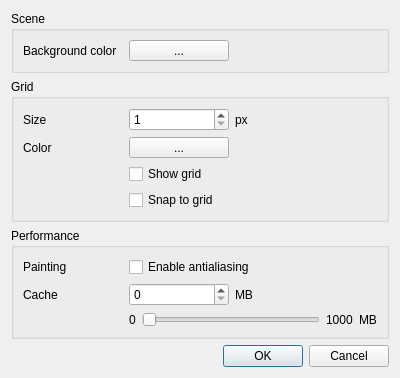
<?xml version="1.0" encoding="UTF-8"?>
<ui version="4.0">
 <class>CSceneOptionsDialog</class>
 <widget class="QDialog" name="CSceneOptionsDialog">
  <property name="geometry">
   <rect>
    <x>0</x>
    <y>0</y>
    <width>400</width>
    <height>367</height>
   </rect>
  </property>
  <property name="windowTitle">
   <string>Scene Options</string>
  </property>
  <layout class="QVBoxLayout" name="verticalLayout">
   <item>
    <widget class="QGroupBox" name="groupBox">
     <property name="title">
      <string>Scene</string>
     </property>
     <property name="flat">
      <bool>true</bool>
     </property>
     <layout class="QFormLayout" name="formLayout">
      <property name="fieldGrowthPolicy">
       <enum>QFormLayout::FieldsStayAtSizeHint</enum>
      </property>
      <item row="0" column="0">
       <widget class="QLabel" name="label_4">
        <property name="minimumSize">
         <size>
          <width>100</width>
          <height>0</height>
         </size>
        </property>
        <property name="text">
         <string>Background color</string>
        </property>
       </widget>
      </item>
      <item row="0" column="1">
       <widget class="QSint::ColorButton" name="BackgroundColor">
        <property name="sizePolicy">
         <sizepolicy hsizetype="Preferred" vsizetype="Fixed">
          <horstretch>0</horstretch>
          <verstretch>0</verstretch>
         </sizepolicy>
        </property>
        <property name="minimumSize">
         <size>
          <width>100</width>
          <height>0</height>
         </size>
        </property>
        <property name="text">
         <string>...</string>
        </property>
        <property name="popupMode">
         <enum>QToolButton::InstantPopup</enum>
        </property>
        <property name="toolButtonStyle">
         <enum>Qt::ToolButtonTextBesideIcon</enum>
        </property>
        <property name="arrowType">
         <enum>Qt::NoArrow</enum>
        </property>
       </widget>
      </item>
     </layout>
    </widget>
   </item>
   <item>
    <widget class="QGroupBox" name="groupBox_2">
     <property name="title">
      <string>Grid</string>
     </property>
     <property name="flat">
      <bool>true</bool>
     </property>
     <layout class="QFormLayout" name="formLayout_2">
      <property name="fieldGrowthPolicy">
       <enum>QFormLayout::FieldsStayAtSizeHint</enum>
      </property>
      <item row="0" column="0">
       <widget class="QLabel" name="label">
        <property name="minimumSize">
         <size>
          <width>100</width>
          <height>0</height>
         </size>
        </property>
        <property name="text">
         <string>Size</string>
        </property>
       </widget>
      </item>
      <item row="0" column="1">
       <layout class="QHBoxLayout" name="horizontalLayout">
        <item>
         <widget class="QSpinBox" name="GridSize">
          <property name="sizePolicy">
           <sizepolicy hsizetype="Preferred" vsizetype="Fixed">
            <horstretch>0</horstretch>
            <verstretch>0</verstretch>
           </sizepolicy>
          </property>
          <property name="minimumSize">
           <size>
            <width>100</width>
            <height>0</height>
           </size>
          </property>
          <property name="minimum">
           <number>1</number>
          </property>
          <property name="maximum">
           <number>40</number>
          </property>
         </widget>
        </item>
        <item>
         <widget class="QLabel" name="label_2">
          <property name="text">
           <string>px</string>
          </property>
         </widget>
        </item>
       </layout>
      </item>
      <item row="2" column="0">
       <widget class="QLabel" name="label_3">
        <property name="minimumSize">
         <size>
          <width>100</width>
          <height>0</height>
         </size>
        </property>
        <property name="text">
         <string>Color</string>
        </property>
       </widget>
      </item>
      <item row="2" column="1">
       <widget class="QSint::ColorButton" name="GridColor">
        <property name="sizePolicy">
         <sizepolicy hsizetype="Preferred" vsizetype="Fixed">
          <horstretch>0</horstretch>
          <verstretch>0</verstretch>
         </sizepolicy>
        </property>
        <property name="minimumSize">
         <size>
          <width>100</width>
          <height>0</height>
         </size>
        </property>
        <property name="text">
         <string>...</string>
        </property>
        <property name="popupMode">
         <enum>QToolButton::InstantPopup</enum>
        </property>
        <property name="toolButtonStyle">
         <enum>Qt::ToolButtonTextBesideIcon</enum>
        </property>
        <property name="arrowType">
         <enum>Qt::NoArrow</enum>
        </property>
       </widget>
      </item>
      <item row="4" column="1">
       <widget class="QCheckBox" name="GridSnap">
        <property name="text">
         <string>Snap to grid</string>
        </property>
       </widget>
      </item>
      <item row="3" column="1">
       <widget class="QCheckBox" name="GridVisible">
        <property name="text">
         <string>Show grid</string>
        </property>
       </widget>
      </item>
     </layout>
    </widget>
   </item>
   <item>
    <widget class="QGroupBox" name="groupBox_3">
     <property name="title">
      <string>Performance</string>
     </property>
     <property name="flat">
      <bool>true</bool>
     </property>
     <layout class="QGridLayout" name="gridLayout">
      <item row="0" column="0">
       <widget class="QLabel" name="label_5">
        <property name="minimumSize">
         <size>
          <width>100</width>
          <height>0</height>
         </size>
        </property>
        <property name="maximumSize">
         <size>
          <width>100</width>
          <height>16777215</height>
         </size>
        </property>
        <property name="text">
         <string>Painting</string>
        </property>
       </widget>
      </item>
      <item row="0" column="1">
       <widget class="QCheckBox" name="Antialiasing">
        <property name="sizePolicy">
         <sizepolicy hsizetype="Expanding" vsizetype="Fixed">
          <horstretch>0</horstretch>
          <verstretch>0</verstretch>
         </sizepolicy>
        </property>
        <property name="text">
         <string>Enable antialiasing</string>
        </property>
       </widget>
      </item>
      <item row="1" column="0">
       <widget class="QLabel" name="label_6">
        <property name="minimumSize">
         <size>
          <width>100</width>
          <height>0</height>
         </size>
        </property>
        <property name="maximumSize">
         <size>
          <width>100</width>
          <height>16777215</height>
         </size>
        </property>
        <property name="text">
         <string>Cache</string>
        </property>
       </widget>
      </item>
      <item row="1" column="1">
       <layout class="QHBoxLayout" name="horizontalLayout_3">
        <item>
         <widget class="QSpinBox" name="CacheSpin">
          <property name="minimumSize">
           <size>
            <width>100</width>
            <height>0</height>
           </size>
          </property>
          <property name="maximumSize">
           <size>
            <width>100</width>
            <height>16777215</height>
           </size>
          </property>
          <property name="maximum">
           <number>1000</number>
          </property>
          <property name="singleStep">
           <number>10</number>
          </property>
         </widget>
        </item>
        <item>
         <widget class="QLabel" name="label_7">
          <property name="text">
           <string>MB</string>
          </property>
         </widget>
        </item>
       </layout>
      </item>
      <item row="2" column="1">
       <layout class="QHBoxLayout" name="horizontalLayout_2">
        <item>
         <widget class="QLabel" name="label_8">
          <property name="text">
           <string>0</string>
          </property>
         </widget>
        </item>
        <item>
         <widget class="QSlider" name="CacheSlider">
          <property name="maximum">
           <number>1000</number>
          </property>
          <property name="singleStep">
           <number>1</number>
          </property>
          <property name="pageStep">
           <number>10</number>
          </property>
          <property name="orientation">
           <enum>Qt::Horizontal</enum>
          </property>
         </widget>
        </item>
        <item>
         <widget class="QLabel" name="MaxRAM">
          <property name="text">
           <string>1000</string>
          </property>
         </widget>
        </item>
        <item>
         <widget class="QLabel" name="label_10">
          <property name="text">
           <string>MB</string>
          </property>
         </widget>
        </item>
       </layout>
      </item>
     </layout>
    </widget>
   </item>
   <item>
    <spacer name="verticalSpacer">
     <property name="orientation">
      <enum>Qt::Vertical</enum>
     </property>
     <property name="sizeHint" stdset="0">
      <size>
       <width>20</width>
       <height>40</height>
      </size>
     </property>
    </spacer>
   </item>
   <item>
    <widget class="QDialogButtonBox" name="buttonBox">
     <property name="orientation">
      <enum>Qt::Horizontal</enum>
     </property>
     <property name="standardButtons">
      <set>QDialogButtonBox::Cancel|QDialogButtonBox::Ok</set>
     </property>
    </widget>
   </item>
  </layout>
 </widget>
 <customwidgets>
  <customwidget>
   <class>QSint::ColorButton</class>
   <extends>QToolButton</extends>
   <header>colorbutton.h</header>
  </customwidget>
 </customwidgets>
 <tabstops>
  <tabstop>BackgroundColor</tabstop>
  <tabstop>GridSize</tabstop>
  <tabstop>GridColor</tabstop>
  <tabstop>GridVisible</tabstop>
  <tabstop>GridSnap</tabstop>
 </tabstops>
 <resources/>
 <connections>
  <connection>
   <sender>buttonBox</sender>
   <signal>accepted()</signal>
   <receiver>CSceneOptionsDialog</receiver>
   <slot>accept()</slot>
   <hints>
    <hint type="sourcelabel">
     <x>248</x>
     <y>254</y>
    </hint>
    <hint type="destinationlabel">
     <x>157</x>
     <y>274</y>
    </hint>
   </hints>
  </connection>
  <connection>
   <sender>buttonBox</sender>
   <signal>rejected()</signal>
   <receiver>CSceneOptionsDialog</receiver>
   <slot>reject()</slot>
   <hints>
    <hint type="sourcelabel">
     <x>316</x>
     <y>260</y>
    </hint>
    <hint type="destinationlabel">
     <x>286</x>
     <y>274</y>
    </hint>
   </hints>
  </connection>
 </connections>
</ui>
